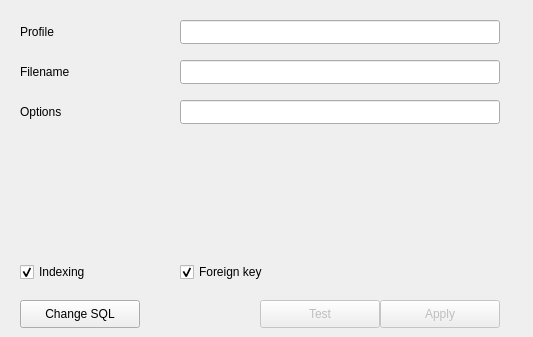
  <widget class="QWidget" name="SQLite">
   <widget class="QLabel" name="label_21">
    <property name="geometry">
     <rect>
      <x>20</x>
      <y>20</y>
      <width>160</width>
      <height>24</height>
     </rect>
    </property>
    <property name="text">
     <string>Profile</string>
    </property>
   </widget>
   <widget class="QLabel" name="label_24">
    <property name="geometry">
     <rect>
      <x>20</x>
      <y>60</y>
      <width>160</width>
      <height>24</height>
     </rect>
    </property>
    <property name="text">
     <string>Filename</string>
    </property>
   </widget>
   <widget class="QLabel" name="label_22">
    <property name="geometry">
     <rect>
      <x>20</x>
      <y>100</y>
      <width>160</width>
      <height>24</height>
     </rect>
    </property>
    <property name="text">
     <string>Options</string>
    </property>
   </widget>
   <widget class="QLineEdit" name="sqProfileEdit">
    <property name="geometry">
     <rect>
      <x>180</x>
      <y>20</y>
      <width>320</width>
      <height>24</height>
     </rect>
    </property>
   </widget>
   <widget class="QLineEdit" name="sqFileEdit">
    <property name="geometry">
     <rect>
      <x>180</x>
      <y>60</y>
      <width>320</width>
      <height>24</height>
     </rect>
    </property>
   </widget>
   <widget class="QToolButton" name="sqBrowseButton">
    <property name="geometry">
     <rect>
      <x>500</x>
      <y>60</y>
      <width>24</width>
      <height>24</height>
     </rect>
    </property>
    <property name="text">
     <string/>
    </property>
    <property name="icon">
     <iconset theme="Rishon" resource="../../../Images/Branon.qrc">
      <normaloff>:/images/directory.png</normaloff>:/images/directory.png</iconset>
    </property>
    <property name="iconSize">
     <size>
      <width>24</width>
      <height>24</height>
     </size>
    </property>
    <property name="autoRaise">
     <bool>true</bool>
    </property>
   </widget>
   <widget class="QLineEdit" name="sqOptionEdit">
    <property name="geometry">
     <rect>
      <x>180</x>
      <y>100</y>
      <width>320</width>
      <height>24</height>
     </rect>
    </property>
   </widget>
   <widget class="QCheckBox" name="sqIndexBox">
    <property name="geometry">
     <rect>
      <x>20</x>
      <y>260</y>
      <width>160</width>
      <height>24</height>
     </rect>
    </property>
    <property name="text">
     <string>Indexing</string>
    </property>
    <property name="checked">
     <bool>true</bool>
    </property>
   </widget>
   <widget class="QCheckBox" name="sqForeignBox">
    <property name="geometry">
     <rect>
      <x>180</x>
      <y>260</y>
      <width>160</width>
      <height>24</height>
     </rect>
    </property>
    <property name="text">
     <string>Foreign key</string>
    </property>
    <property name="checked">
     <bool>true</bool>
    </property>
   </widget>
   <widget class="QPushButton" name="sqBackButton">
    <property name="geometry">
     <rect>
      <x>20</x>
      <y>300</y>
      <width>120</width>
      <height>28</height>
     </rect>
    </property>
    <property name="text">
     <string>Change SQL</string>
    </property>
   </widget>
   <widget class="QPushButton" name="sqTestButton">
    <property name="enabled">
     <bool>false</bool>
    </property>
    <property name="geometry">
     <rect>
      <x>260</x>
      <y>300</y>
      <width>120</width>
      <height>28</height>
     </rect>
    </property>
    <property name="text">
     <string>Test</string>
    </property>
   </widget>
   <widget class="QPushButton" name="sqApplyButton">
    <property name="enabled">
     <bool>false</bool>
    </property>
    <property name="geometry">
     <rect>
      <x>380</x>
      <y>300</y>
      <width>120</width>
      <height>28</height>
     </rect>
    </property>
    <property name="text">
     <string>Apply</string>
    </property>
   </widget>
  </widget>
